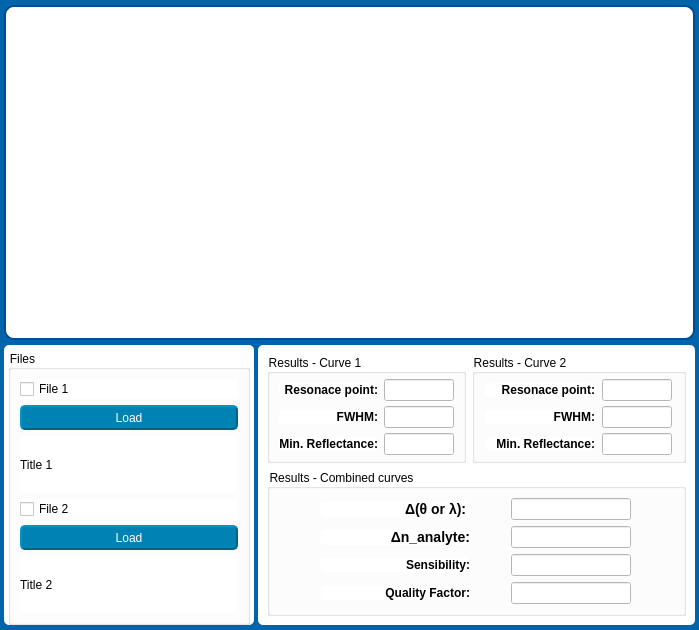
<?xml version="1.0" encoding="UTF-8"?>
<ui version="4.0">
 <class>Widget</class>
 <widget class="QWidget" name="Widget">
  <property name="geometry">
   <rect>
    <x>0</x>
    <y>0</y>
    <width>699</width>
    <height>630</height>
   </rect>
  </property>
  <property name="sizePolicy">
   <sizepolicy hsizetype="Preferred" vsizetype="Preferred">
    <horstretch>0</horstretch>
    <verstretch>0</verstretch>
   </sizepolicy>
  </property>
  <property name="windowTitle">
   <string>Form</string>
  </property>
  <property name="styleSheet">
   <string notr="true">QWidget{
	background-color: rgb(0, 100, 170);
}
QFrame{background-color: rgb(255, 255, 255);
				border-radius:5px;}

QGroupBox{
	background-color: rgb(255, 255, 255);

}
QLabel{
background-color: rgb(255, 255, 255);
 }
QLineEdit{background-color: rgb(255, 255, 255);}

QPushButton{
	font: 400 11pt &quot;Ubuntu&quot;;
	color: rgb(255, 255,255);
	background-color: rgb(0, 130, 180);
	border-color: rgb(0, 100, 130);
	border-style: outset;
	border-width: 2px;
	border-radius:5px;
}

QPushButton:hover{
	background-color: rgb(00, 140, 70);
	border-color: rgb(0, 120, 40);
}

QCheckBox{background-color: rgb(255, 255, 255);}

</string>
  </property>
  <layout class="QFormLayout" name="formLayout_2">
   <property name="horizontalSpacing">
    <number>4</number>
   </property>
   <property name="verticalSpacing">
    <number>5</number>
   </property>
   <property name="leftMargin">
    <number>4</number>
   </property>
   <property name="topMargin">
    <number>5</number>
   </property>
   <property name="rightMargin">
    <number>4</number>
   </property>
   <property name="bottomMargin">
    <number>5</number>
   </property>
   <item row="0" column="0" colspan="2">
    <widget class="QFrame" name="frame_graphs">
     <property name="sizePolicy">
      <sizepolicy hsizetype="Preferred" vsizetype="Expanding">
       <horstretch>0</horstretch>
       <verstretch>0</verstretch>
      </sizepolicy>
     </property>
     <property name="minimumSize">
      <size>
       <width>0</width>
       <height>280</height>
      </size>
     </property>
     <property name="styleSheet">
      <string notr="true">QFrame{border: 2px solid;
border-color: rgb(0, 75, 150);
border-width: 2px;
border-radius:10px;}
QLabel{
border:none;
border-color: rgb(0, 75, 150);
}
</string>
     </property>
     <layout class="QVBoxLayout" name="verticalLayout_3">
      <property name="leftMargin">
       <number>0</number>
      </property>
      <property name="topMargin">
       <number>0</number>
      </property>
      <property name="rightMargin">
       <number>0</number>
      </property>
      <property name="bottomMargin">
       <number>0</number>
      </property>
      <item>
       <layout class="QVBoxLayout" name="verticalLayout_2"/>
      </item>
     </layout>
    </widget>
   </item>
   <item row="1" column="0">
    <widget class="QFrame" name="frame_file">
     <property name="sizePolicy">
      <sizepolicy hsizetype="Preferred" vsizetype="Preferred">
       <horstretch>0</horstretch>
       <verstretch>0</verstretch>
      </sizepolicy>
     </property>
     <property name="minimumSize">
      <size>
       <width>250</width>
       <height>0</height>
      </size>
     </property>
     <property name="frameShape">
      <enum>QFrame::StyledPanel</enum>
     </property>
     <property name="frameShadow">
      <enum>QFrame::Raised</enum>
     </property>
     <layout class="QVBoxLayout" name="verticalLayout_4">
      <property name="spacing">
       <number>0</number>
      </property>
      <property name="leftMargin">
       <number>4</number>
      </property>
      <property name="topMargin">
       <number>5</number>
      </property>
      <property name="rightMargin">
       <number>4</number>
      </property>
      <property name="bottomMargin">
       <number>0</number>
      </property>
      <item>
       <widget class="QGroupBox" name="groupBox">
        <property name="title">
         <string>Files</string>
        </property>
        <layout class="QVBoxLayout" name="verticalLayout">
         <item>
          <widget class="QCheckBox" name="checkBox_file1">
           <property name="text">
            <string>File 1</string>
           </property>
          </widget>
         </item>
         <item>
          <widget class="QPushButton" name="btn_load_1">
           <property name="sizePolicy">
            <sizepolicy hsizetype="Preferred" vsizetype="Fixed">
             <horstretch>0</horstretch>
             <verstretch>0</verstretch>
            </sizepolicy>
           </property>
           <property name="minimumSize">
            <size>
             <width>100</width>
             <height>25</height>
            </size>
           </property>
           <property name="text">
            <string>Load</string>
           </property>
          </widget>
         </item>
         <item>
          <widget class="QLabel" name="label_title1">
           <property name="sizePolicy">
            <sizepolicy hsizetype="Expanding" vsizetype="Preferred">
             <horstretch>0</horstretch>
             <verstretch>0</verstretch>
            </sizepolicy>
           </property>
           <property name="text">
            <string>Title 1</string>
           </property>
          </widget>
         </item>
         <item>
          <widget class="QCheckBox" name="checkBox_file2">
           <property name="text">
            <string>File 2</string>
           </property>
          </widget>
         </item>
         <item>
          <widget class="QPushButton" name="btn_load_2">
           <property name="sizePolicy">
            <sizepolicy hsizetype="Preferred" vsizetype="Fixed">
             <horstretch>0</horstretch>
             <verstretch>0</verstretch>
            </sizepolicy>
           </property>
           <property name="minimumSize">
            <size>
             <width>100</width>
             <height>25</height>
            </size>
           </property>
           <property name="text">
            <string>Load</string>
           </property>
          </widget>
         </item>
         <item>
          <widget class="QLabel" name="label_title2">
           <property name="sizePolicy">
            <sizepolicy hsizetype="Expanding" vsizetype="Preferred">
             <horstretch>0</horstretch>
             <verstretch>0</verstretch>
            </sizepolicy>
           </property>
           <property name="text">
            <string>Title 2</string>
           </property>
          </widget>
         </item>
        </layout>
       </widget>
      </item>
     </layout>
    </widget>
   </item>
   <item row="1" column="1">
    <widget class="QFrame" name="frame_results">
     <property name="sizePolicy">
      <sizepolicy hsizetype="Minimum" vsizetype="Preferred">
       <horstretch>0</horstretch>
       <verstretch>0</verstretch>
      </sizepolicy>
     </property>
     <property name="frameShape">
      <enum>QFrame::StyledPanel</enum>
     </property>
     <property name="frameShadow">
      <enum>QFrame::Raised</enum>
     </property>
     <layout class="QVBoxLayout" name="verticalLayout_5">
      <item>
       <layout class="QHBoxLayout" name="horizontalLayout">
        <item>
         <widget class="QGroupBox" name="gb_Results">
          <property name="sizePolicy">
           <sizepolicy hsizetype="Preferred" vsizetype="Preferred">
            <horstretch>0</horstretch>
            <verstretch>0</verstretch>
           </sizepolicy>
          </property>
          <property name="styleSheet">
           <string notr="true">font: 500 10pt &quot;Segoe UI&quot;;
</string>
          </property>
          <property name="title">
           <string>Results - Curve 1</string>
          </property>
          <property name="alignment">
           <set>Qt::AlignLeading|Qt::AlignLeft|Qt::AlignVCenter</set>
          </property>
          <layout class="QGridLayout" name="gridLayout_2">
           <property name="topMargin">
            <number>5</number>
           </property>
           <property name="bottomMargin">
            <number>5</number>
           </property>
           <property name="verticalSpacing">
            <number>5</number>
           </property>
           <item row="0" column="0">
            <widget class="QLabel" name="label">
             <property name="sizePolicy">
              <sizepolicy hsizetype="Preferred" vsizetype="Fixed">
               <horstretch>0</horstretch>
               <verstretch>0</verstretch>
              </sizepolicy>
             </property>
             <property name="maximumSize">
              <size>
               <width>110</width>
               <height>16777215</height>
              </size>
             </property>
             <property name="frameShape">
              <enum>QFrame::NoFrame</enum>
             </property>
             <property name="text">
              <string>&lt;html&gt;&lt;head/&gt;&lt;body&gt;&lt;p&gt;&lt;span style=&quot; font-weight:700;&quot;&gt;Resonace point:&lt;/span&gt;&lt;/p&gt;&lt;/body&gt;&lt;/html&gt;</string>
             </property>
             <property name="alignment">
              <set>Qt::AlignRight|Qt::AlignTrailing|Qt::AlignVCenter</set>
             </property>
            </widget>
           </item>
           <item row="0" column="1">
            <widget class="QLineEdit" name="Qline_resonance">
             <property name="sizePolicy">
              <sizepolicy hsizetype="Preferred" vsizetype="Fixed">
               <horstretch>0</horstretch>
               <verstretch>0</verstretch>
              </sizepolicy>
             </property>
             <property name="maximumSize">
              <size>
               <width>70</width>
               <height>16777215</height>
              </size>
             </property>
             <property name="text">
              <string/>
             </property>
             <property name="readOnly">
              <bool>true</bool>
             </property>
            </widget>
           </item>
           <item row="1" column="0">
            <widget class="QLabel" name="label_15">
             <property name="sizePolicy">
              <sizepolicy hsizetype="Preferred" vsizetype="Fixed">
               <horstretch>0</horstretch>
               <verstretch>0</verstretch>
              </sizepolicy>
             </property>
             <property name="maximumSize">
              <size>
               <width>110</width>
               <height>16777215</height>
              </size>
             </property>
             <property name="frameShape">
              <enum>QFrame::NoFrame</enum>
             </property>
             <property name="text">
              <string>&lt;html&gt;&lt;head/&gt;&lt;body&gt;&lt;p&gt;&lt;span style=&quot; font-weight:700;&quot;&gt;FWHM:&lt;/span&gt;&lt;/p&gt;&lt;/body&gt;&lt;/html&gt;</string>
             </property>
             <property name="alignment">
              <set>Qt::AlignRight|Qt::AlignTrailing|Qt::AlignVCenter</set>
             </property>
            </widget>
           </item>
           <item row="1" column="1">
            <widget class="QLineEdit" name="Qline_fwhm">
             <property name="sizePolicy">
              <sizepolicy hsizetype="Preferred" vsizetype="Fixed">
               <horstretch>0</horstretch>
               <verstretch>0</verstretch>
              </sizepolicy>
             </property>
             <property name="maximumSize">
              <size>
               <width>70</width>
               <height>16777215</height>
              </size>
             </property>
             <property name="text">
              <string/>
             </property>
             <property name="readOnly">
              <bool>true</bool>
             </property>
            </widget>
           </item>
           <item row="2" column="0">
            <widget class="QLabel" name="label_16">
             <property name="sizePolicy">
              <sizepolicy hsizetype="Preferred" vsizetype="Fixed">
               <horstretch>0</horstretch>
               <verstretch>0</verstretch>
              </sizepolicy>
             </property>
             <property name="maximumSize">
              <size>
               <width>110</width>
               <height>16777215</height>
              </size>
             </property>
             <property name="frameShape">
              <enum>QFrame::NoFrame</enum>
             </property>
             <property name="text">
              <string>&lt;html&gt;&lt;head/&gt;&lt;body&gt;&lt;p&gt;&lt;span style=&quot; font-weight:700;&quot;&gt;Min. Reflectance:&lt;/span&gt;&lt;/p&gt;&lt;/body&gt;&lt;/html&gt;</string>
             </property>
             <property name="alignment">
              <set>Qt::AlignRight|Qt::AlignTrailing|Qt::AlignVCenter</set>
             </property>
            </widget>
           </item>
           <item row="2" column="1">
            <widget class="QLineEdit" name="Qline_min_ref">
             <property name="sizePolicy">
              <sizepolicy hsizetype="Preferred" vsizetype="Fixed">
               <horstretch>0</horstretch>
               <verstretch>0</verstretch>
              </sizepolicy>
             </property>
             <property name="maximumSize">
              <size>
               <width>70</width>
               <height>16777215</height>
              </size>
             </property>
             <property name="readOnly">
              <bool>true</bool>
             </property>
            </widget>
           </item>
          </layout>
         </widget>
        </item>
        <item>
         <widget class="QGroupBox" name="gb_Results_2">
          <property name="sizePolicy">
           <sizepolicy hsizetype="Preferred" vsizetype="Preferred">
            <horstretch>0</horstretch>
            <verstretch>0</verstretch>
           </sizepolicy>
          </property>
          <property name="styleSheet">
           <string notr="true">font: 500 10pt &quot;Segoe UI&quot;;
</string>
          </property>
          <property name="title">
           <string>Results - Curve 2</string>
          </property>
          <property name="alignment">
           <set>Qt::AlignLeading|Qt::AlignLeft|Qt::AlignVCenter</set>
          </property>
          <layout class="QGridLayout" name="gridLayout_3">
           <property name="topMargin">
            <number>5</number>
           </property>
           <property name="bottomMargin">
            <number>5</number>
           </property>
           <property name="verticalSpacing">
            <number>5</number>
           </property>
           <item row="0" column="0">
            <widget class="QLabel" name="label_4">
             <property name="sizePolicy">
              <sizepolicy hsizetype="Preferred" vsizetype="Fixed">
               <horstretch>0</horstretch>
               <verstretch>0</verstretch>
              </sizepolicy>
             </property>
             <property name="maximumSize">
              <size>
               <width>110</width>
               <height>16777215</height>
              </size>
             </property>
             <property name="frameShape">
              <enum>QFrame::NoFrame</enum>
             </property>
             <property name="text">
              <string>&lt;html&gt;&lt;head/&gt;&lt;body&gt;&lt;p&gt;&lt;span style=&quot; font-weight:700;&quot;&gt;Resonace point:&lt;/span&gt;&lt;/p&gt;&lt;/body&gt;&lt;/html&gt;</string>
             </property>
             <property name="alignment">
              <set>Qt::AlignRight|Qt::AlignTrailing|Qt::AlignVCenter</set>
             </property>
            </widget>
           </item>
           <item row="0" column="1">
            <widget class="QLineEdit" name="Qline_resonance_4">
             <property name="maximumSize">
              <size>
               <width>70</width>
               <height>16777215</height>
              </size>
             </property>
             <property name="text">
              <string/>
             </property>
             <property name="readOnly">
              <bool>true</bool>
             </property>
            </widget>
           </item>
           <item row="1" column="0">
            <widget class="QLabel" name="label_21">
             <property name="sizePolicy">
              <sizepolicy hsizetype="Preferred" vsizetype="Fixed">
               <horstretch>0</horstretch>
               <verstretch>0</verstretch>
              </sizepolicy>
             </property>
             <property name="maximumSize">
              <size>
               <width>110</width>
               <height>16777215</height>
              </size>
             </property>
             <property name="frameShape">
              <enum>QFrame::NoFrame</enum>
             </property>
             <property name="text">
              <string>&lt;html&gt;&lt;head/&gt;&lt;body&gt;&lt;p&gt;&lt;span style=&quot; font-weight:700;&quot;&gt;FWHM:&lt;/span&gt;&lt;/p&gt;&lt;/body&gt;&lt;/html&gt;</string>
             </property>
             <property name="alignment">
              <set>Qt::AlignRight|Qt::AlignTrailing|Qt::AlignVCenter</set>
             </property>
            </widget>
           </item>
           <item row="1" column="1">
            <widget class="QLineEdit" name="Qline_fwhm_4">
             <property name="maximumSize">
              <size>
               <width>70</width>
               <height>16777215</height>
              </size>
             </property>
             <property name="text">
              <string/>
             </property>
             <property name="readOnly">
              <bool>true</bool>
             </property>
            </widget>
           </item>
           <item row="2" column="0">
            <widget class="QLabel" name="label_22">
             <property name="sizePolicy">
              <sizepolicy hsizetype="Preferred" vsizetype="Fixed">
               <horstretch>0</horstretch>
               <verstretch>0</verstretch>
              </sizepolicy>
             </property>
             <property name="maximumSize">
              <size>
               <width>110</width>
               <height>16777215</height>
              </size>
             </property>
             <property name="frameShape">
              <enum>QFrame::NoFrame</enum>
             </property>
             <property name="text">
              <string>&lt;html&gt;&lt;head/&gt;&lt;body&gt;&lt;p&gt;&lt;span style=&quot; font-weight:700;&quot;&gt;Min. Reflectance:&lt;/span&gt;&lt;/p&gt;&lt;/body&gt;&lt;/html&gt;</string>
             </property>
             <property name="alignment">
              <set>Qt::AlignRight|Qt::AlignTrailing|Qt::AlignVCenter</set>
             </property>
            </widget>
           </item>
           <item row="2" column="1">
            <widget class="QLineEdit" name="Qline_min_ref_4">
             <property name="maximumSize">
              <size>
               <width>70</width>
               <height>16777215</height>
              </size>
             </property>
             <property name="readOnly">
              <bool>true</bool>
             </property>
            </widget>
           </item>
          </layout>
         </widget>
        </item>
       </layout>
      </item>
      <item>
       <widget class="QGroupBox" name="gb_Results_3">
        <property name="sizePolicy">
         <sizepolicy hsizetype="Preferred" vsizetype="Preferred">
          <horstretch>0</horstretch>
          <verstretch>0</verstretch>
         </sizepolicy>
        </property>
        <property name="styleSheet">
         <string notr="true">font: 500 10pt &quot;Segoe UI&quot;;
</string>
        </property>
        <property name="title">
         <string>Results - Combined curves</string>
        </property>
        <property name="alignment">
         <set>Qt::AlignLeading|Qt::AlignLeft|Qt::AlignVCenter</set>
        </property>
        <layout class="QGridLayout" name="gridLayout">
         <property name="horizontalSpacing">
          <number>0</number>
         </property>
         <property name="verticalSpacing">
          <number>6</number>
         </property>
         <item row="0" column="0">
          <widget class="QLabel" name="label_27">
           <property name="sizePolicy">
            <sizepolicy hsizetype="Preferred" vsizetype="Fixed">
             <horstretch>0</horstretch>
             <verstretch>0</verstretch>
            </sizepolicy>
           </property>
           <property name="maximumSize">
            <size>
             <width>150</width>
             <height>16777215</height>
            </size>
           </property>
           <property name="frameShape">
            <enum>QFrame::NoFrame</enum>
           </property>
           <property name="text">
            <string>&lt;html&gt;&lt;head/&gt;&lt;body&gt;&lt;p&gt;&lt;span style=&quot; font-family:'Arial','sans-serif'; font-size:14px; font-weight:700; color:#000000;&quot;&gt;Δ(θ or λ): &lt;/span&gt;&lt;/p&gt;&lt;/body&gt;&lt;/html&gt;</string>
           </property>
           <property name="alignment">
            <set>Qt::AlignRight|Qt::AlignTrailing|Qt::AlignVCenter</set>
           </property>
          </widget>
         </item>
         <item row="0" column="1">
          <widget class="QLineEdit" name="Qline_delta_indice_2">
           <property name="maximumSize">
            <size>
             <width>120</width>
             <height>16777215</height>
            </size>
           </property>
           <property name="readOnly">
            <bool>true</bool>
           </property>
          </widget>
         </item>
         <item row="1" column="0">
          <widget class="QLabel" name="label_26">
           <property name="sizePolicy">
            <sizepolicy hsizetype="Preferred" vsizetype="Fixed">
             <horstretch>0</horstretch>
             <verstretch>0</verstretch>
            </sizepolicy>
           </property>
           <property name="maximumSize">
            <size>
             <width>150</width>
             <height>16777215</height>
            </size>
           </property>
           <property name="frameShape">
            <enum>QFrame::NoFrame</enum>
           </property>
           <property name="text">
            <string>&lt;html&gt;&lt;head/&gt;&lt;body&gt;&lt;p&gt;&lt;span style=&quot; font-family:'Arial','sans-serif'; font-size:14px; font-weight:700; color:#000000;&quot;&gt;Δn_analyte:&lt;/span&gt;&lt;/p&gt;&lt;/body&gt;&lt;/html&gt;</string>
           </property>
           <property name="alignment">
            <set>Qt::AlignRight|Qt::AlignTrailing|Qt::AlignVCenter</set>
           </property>
          </widget>
         </item>
         <item row="1" column="1">
          <widget class="QLineEdit" name="Qline_delta_indice">
           <property name="maximumSize">
            <size>
             <width>120</width>
             <height>16777215</height>
            </size>
           </property>
           <property name="readOnly">
            <bool>true</bool>
           </property>
          </widget>
         </item>
         <item row="2" column="0">
          <widget class="QLabel" name="label_6">
           <property name="sizePolicy">
            <sizepolicy hsizetype="Preferred" vsizetype="Fixed">
             <horstretch>0</horstretch>
             <verstretch>0</verstretch>
            </sizepolicy>
           </property>
           <property name="maximumSize">
            <size>
             <width>150</width>
             <height>16777215</height>
            </size>
           </property>
           <property name="frameShape">
            <enum>QFrame::NoFrame</enum>
           </property>
           <property name="text">
            <string>&lt;html&gt;&lt;head/&gt;&lt;body&gt;&lt;p&gt;&lt;span style=&quot; font-weight:700;&quot;&gt;Sensibility:&lt;/span&gt;&lt;/p&gt;&lt;/body&gt;&lt;/html&gt;</string>
           </property>
           <property name="alignment">
            <set>Qt::AlignRight|Qt::AlignTrailing|Qt::AlignVCenter</set>
           </property>
          </widget>
         </item>
         <item row="2" column="1">
          <widget class="QLineEdit" name="Qline_sensibility">
           <property name="maximumSize">
            <size>
             <width>120</width>
             <height>16777215</height>
            </size>
           </property>
           <property name="text">
            <string/>
           </property>
           <property name="readOnly">
            <bool>true</bool>
           </property>
          </widget>
         </item>
         <item row="3" column="0">
          <widget class="QLabel" name="label_25">
           <property name="sizePolicy">
            <sizepolicy hsizetype="Preferred" vsizetype="Fixed">
             <horstretch>0</horstretch>
             <verstretch>0</verstretch>
            </sizepolicy>
           </property>
           <property name="maximumSize">
            <size>
             <width>150</width>
             <height>16777215</height>
            </size>
           </property>
           <property name="frameShape">
            <enum>QFrame::NoFrame</enum>
           </property>
           <property name="text">
            <string>&lt;html&gt;&lt;head/&gt;&lt;body&gt;&lt;p&gt;&lt;span style=&quot; font-weight:700;&quot;&gt;Quality Factor:&lt;/span&gt;&lt;/p&gt;&lt;/body&gt;&lt;/html&gt;</string>
           </property>
           <property name="alignment">
            <set>Qt::AlignRight|Qt::AlignTrailing|Qt::AlignVCenter</set>
           </property>
          </widget>
         </item>
         <item row="3" column="1">
          <widget class="QLineEdit" name="Qline_QF">
           <property name="maximumSize">
            <size>
             <width>120</width>
             <height>16777215</height>
            </size>
           </property>
           <property name="text">
            <string/>
           </property>
           <property name="readOnly">
            <bool>true</bool>
           </property>
          </widget>
         </item>
        </layout>
       </widget>
      </item>
     </layout>
    </widget>
   </item>
  </layout>
 </widget>
 <resources/>
 <connections/>
</ui>
